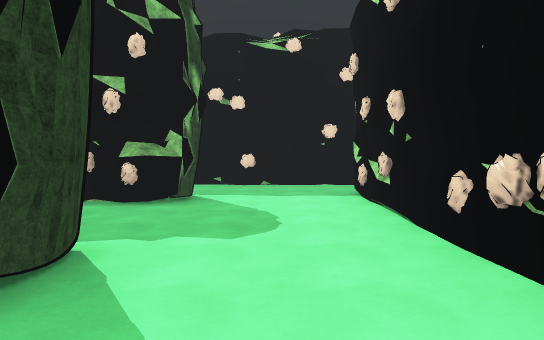
View 1 (above)

24 first-person views from a walk through a 3-D level made in the Unity game engine. The camera is 1.4 m above the floor, tilts 2° down and sees 70° across. The floor is counted in squares, 2 m on a side. Each view is taken from the middle of a square. On the plan, view 1 faces up. The plan holds only what a view shows up to about 11 squares ahead; the rest is blank. The place goes on beyond the plan. The player character is not drawn. Some surface patterns are stand-ins.

View 2
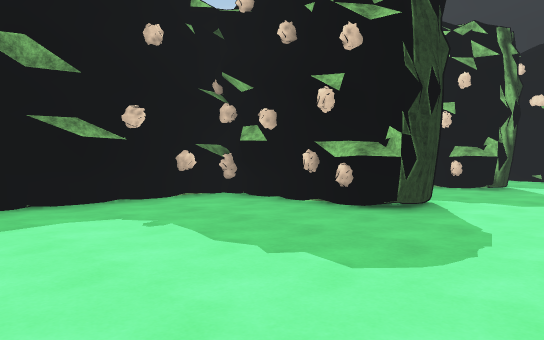

View 3
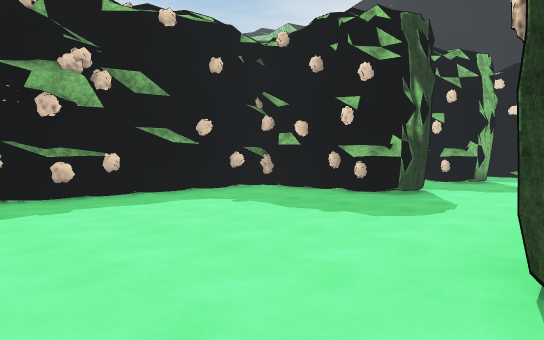

View 4
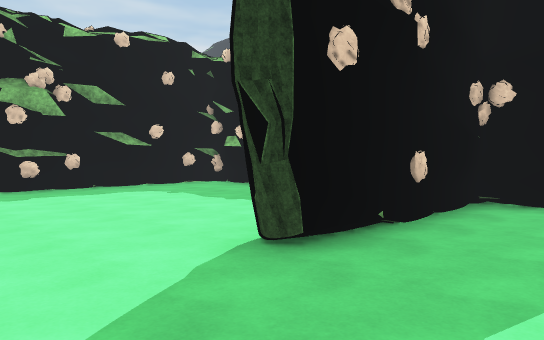

View 5
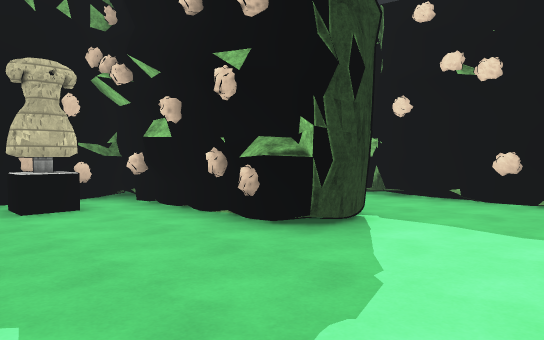

View 6
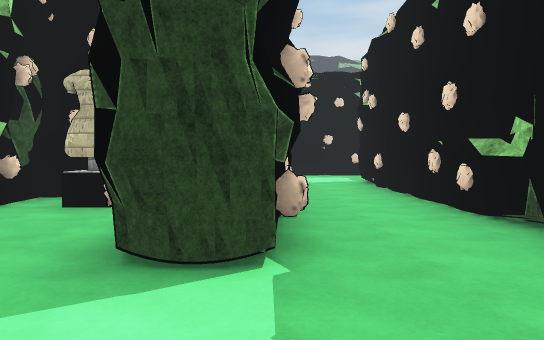

View 7
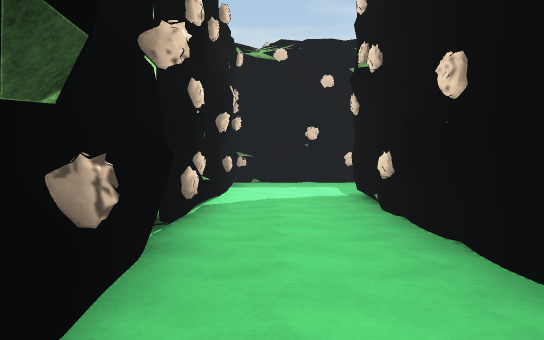

View 8
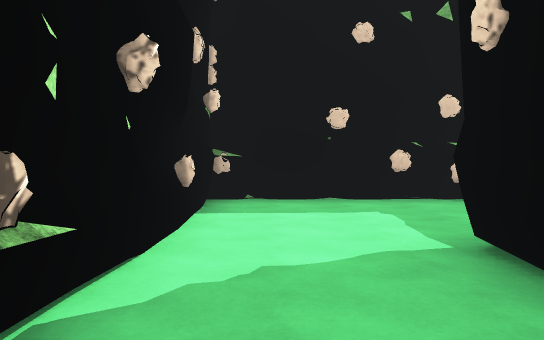

View 9
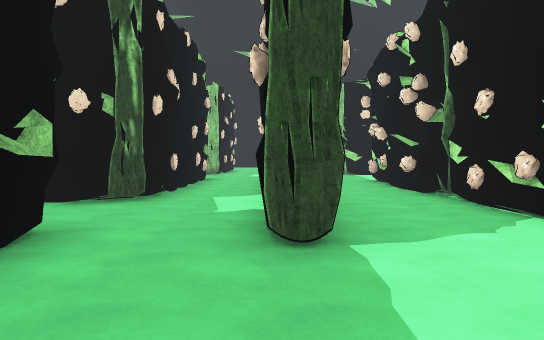

View 10
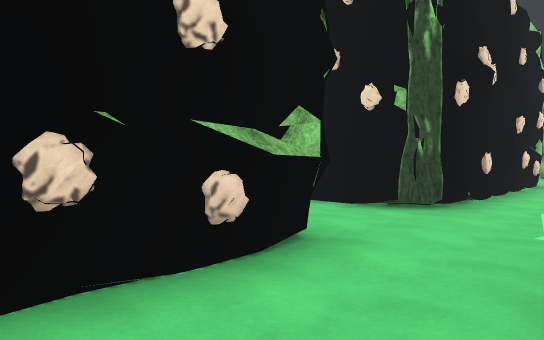

View 11
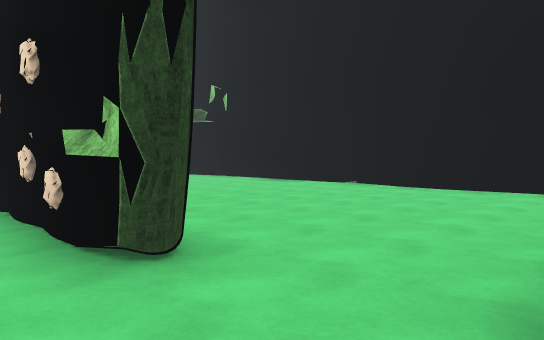

View 12
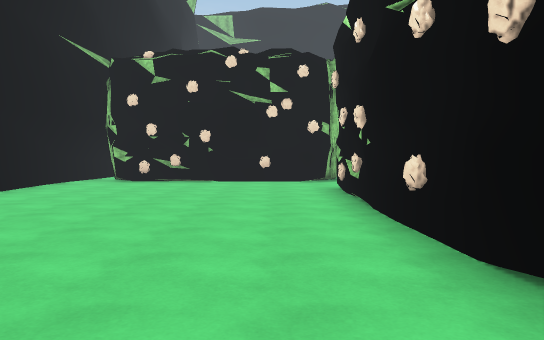

View 13
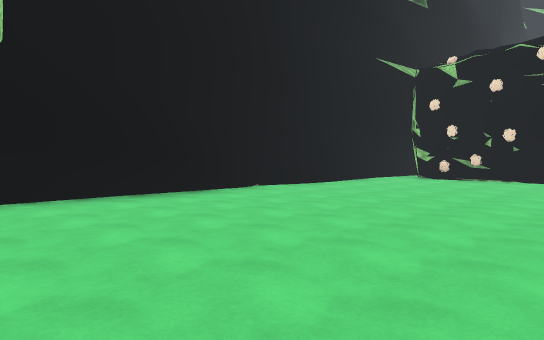

View 14
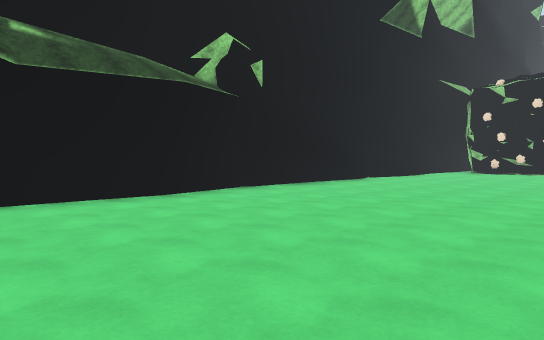

View 15
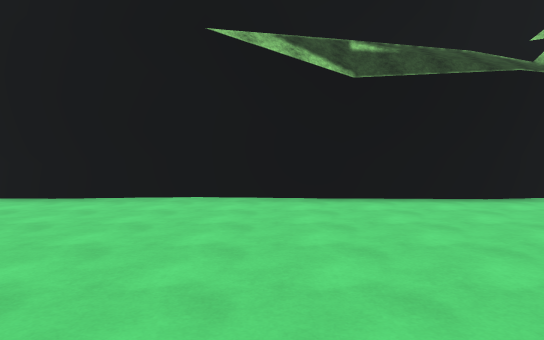

View 16
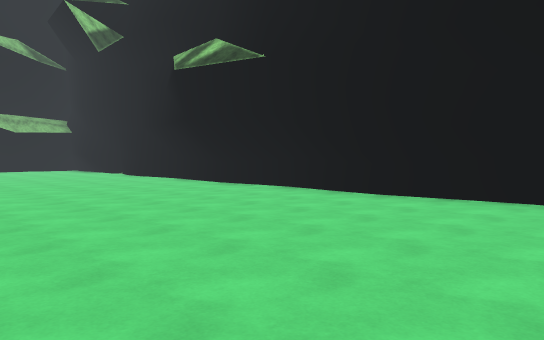

View 17
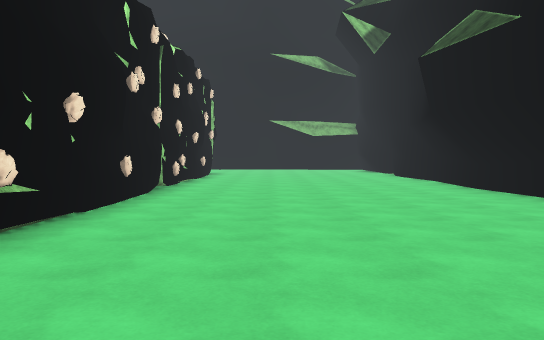

View 18
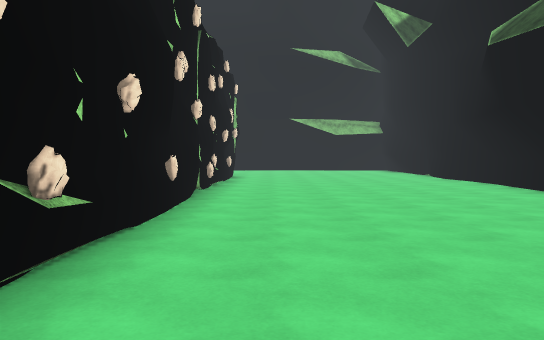

View 19
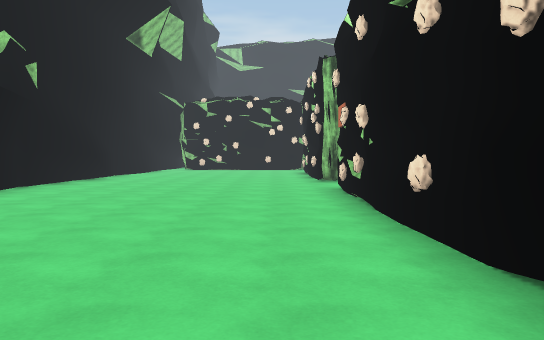

View 20
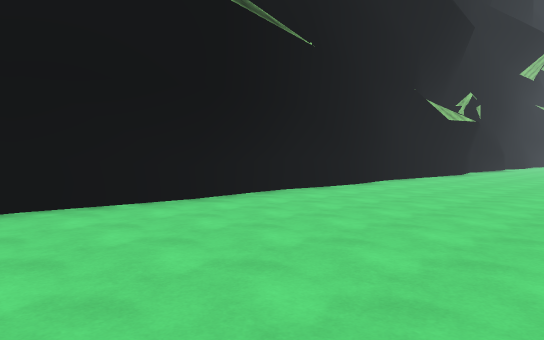

View 21
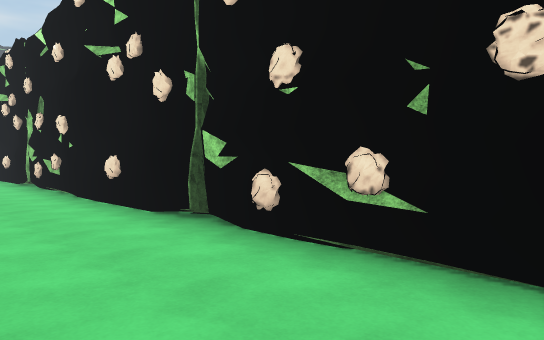

View 22
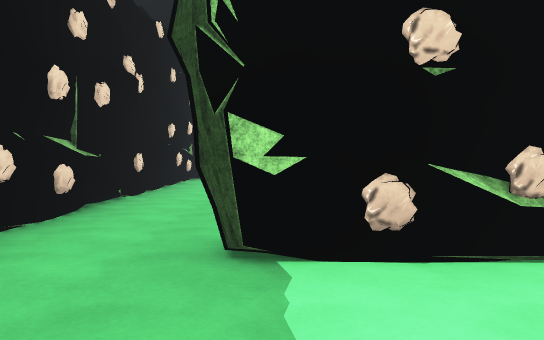

View 23
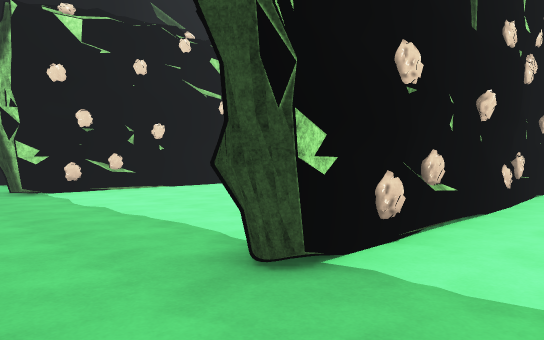

View 24
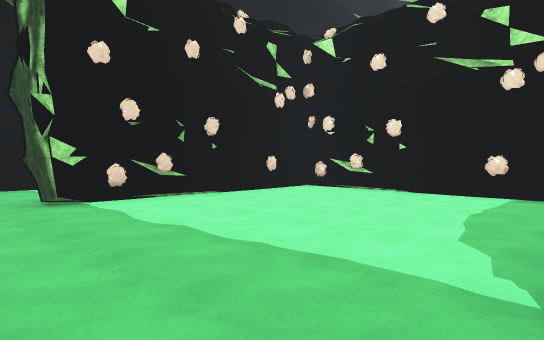

### Floor plan
Key: @ floor where view 1 was taken; # wall or solid block; . floor; O other object.
Columns run from 36 left of view 1 to 12 right of it. Each row starts with its distance up from view 1.
 20 ##############################
 19 ..............................
 18 .............................#
 17 .............................#
 16 .............................#
 15 .............................#
 14 .............................#
 13 .............................#
 12 ##################..#######..#######
 11                       #............
 10                       #...#####################
  9                       #.......................
  8                       ##.......................
  7                        ############...#.....#...#
  6                               #####...#.....#
  5                               #O......#.....#
  4                               #O......#.....#
  3                               ##  #...#.....#
  2                                ####...#.....#
  1                                #......#######
  0                                #....@.#.
 -1                                #......#.
 -2                                #......#..
 -3                                #......#..
 -4                                #........
 -5                                    .... .

Positions as (right, up) in squares from view 1, and headings:
1: (0, 0), facing up
2: (1, -3), facing up-left
3: (2, -5), facing up-left
4: (4, -5), facing up-left
5: (1, 3), facing up-left
6: (1, 7), facing left
7: (-3, 8), facing left
8: (-7, 8), facing left
9: (-13, 10), facing right
10: (-12, 10), facing up-right
11: (-7, 11), facing up-left
12: (-18, 14), facing right
13: (-19, 13), facing up-right
14: (-24, 13), facing up-right
15: (-24, 13), facing up
16: (-24, 13), facing up-left
17: (-24, 15), facing left
18: (-25, 14), facing left
19: (-27, 14), facing right
20: (-36, 14), facing up-right
21: (-36, 15), facing down-right
22: (-1, 7), facing right
23: (0, 9), facing down-right
24: (2, 9), facing down-right
